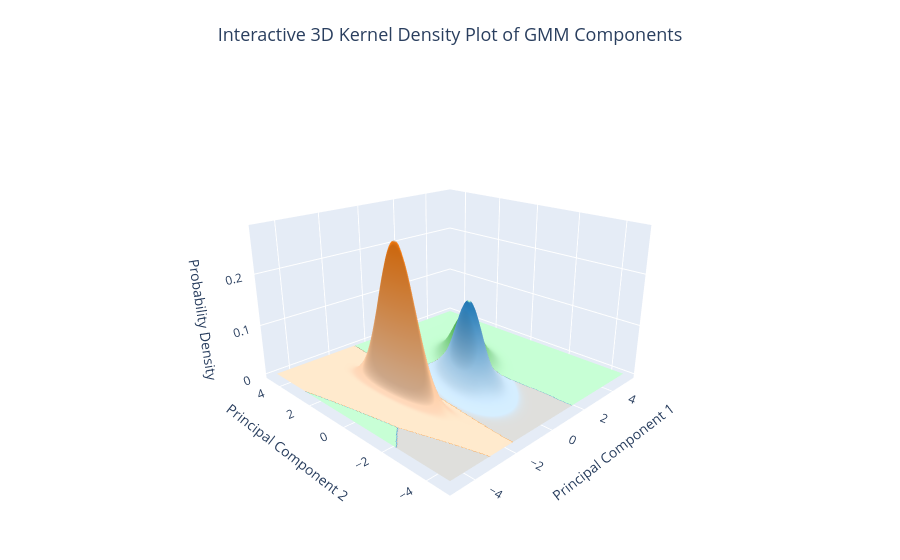

Notebook code cell kept with this figure:
### Markdown cell above
## 5. Internal 3D Visualization (Landscape Plot)

To emphasize the dimensionality of probabilities, we overlay the three `multivariate_normal` mixtures and plot their combined probabilities cumulatively scaled by mixture components `weights_`! This generates an interactive 3D terrain representation rendering GMM behavior organically.

### Code cell
import plotly.graph_objects as go
import numpy as np

# Create a wider meshgrid to ensure the entire base and all tails of the distributions are visible
x_min, x_max = X_pca[:, 0].min() - 2, X_pca[:, 0].max() + 2
y_min, y_max = X_pca[:, 1].min() - 2, X_pca[:, 1].max() + 2
# Increase resolution for a perfectly smooth surface
xx, yy = np.meshgrid(np.linspace(x_min, x_max, 300),
                     np.linspace(y_min, y_max, 300))
pos = np.dstack((xx, yy))

# Calculate raw densities for each component
Z_components = np.array([gmm.weights_[i] * multivariate_normal(gmm.means_[i], gmm.covariances_[i]).pdf(pos) for i in range(k)])

# Get the maximum density to form the landscape without blending/clipping components
Z = np.max(Z_components, axis=0)

# Determine which component dominates at each point to assign custom colors
max_component_idx = np.argmax(Z_components, axis=0)
surfacecolor = np.zeros_like(Z)
custom_colorscale = []

for i in range(k):
    # Normalize density of the current component to range [0, 1]
    Z_i = Z_components[i]
    Z_norm = (Z_i - Z_i.min()) / (Z_i.max() - Z_i.min() + 1e-9)
    
    # Shift values to [i, i+1] for the Plotly colorscale mapping
    mask = (max_component_idx == i)
    surfacecolor[mask] = i + Z_norm[mask]
    
    # Create the gradient from light color (base) to true color (peak) for the active component
    custom_colorscale.append([i / k, light_colors_list[i]])
    custom_colorscale.append([(i + 1) / k, colors[i]])

# Create an interactive 3D surface plot using Plotly
# opacity=1.0 is crucial. It completely eliminates the WebGL depth-sorting glitches
# that cause transparent objects to clip incorrectly when rotated!
fig = go.Figure(data=[go.Surface(
    z=Z, 
    x=xx, 
    y=yy, 
    surfacecolor=surfacecolor,
    cmin=0,
    cmax=k,
    colorscale=custom_colorscale, 
    showscale=False, # Disable general color bar since each hill has a totally different scale
    opacity=1.0,
    contours=dict(
        x=dict(highlight=False), # Turn off hover highlighting contours
        y=dict(highlight=False),
        z=dict(show=False, highlight=False)
    )
)])

fig.update_layout(
    title={
        'text': 'Interactive 3D Kernel Density Plot of GMM Components',
        'y': 0.95,
        'x': 0.5,
        'xanchor': 'center',
        'yanchor': 'top',
        'font': {'size': 18}
    },
    scene=dict(
        xaxis_title='Principal Component 1',
        yaxis_title='Principal Component 2',
        zaxis_title='Probability Density',
        camera=dict(eye=dict(x=-1.5, y=-1.5, z=0.8)),
        aspectratio=dict(x=1, y=1, z=0.6) # Balance the Z-axis to make peaks prominent
    ),
    autosize=True,
    margin=dict(l=0, r=0, b=0, t=50) # Tightly bound to take as much space as possible
)

fig.show()

### Figure 1 — Plotly figure (JSON) as saved in the notebook; plotly's stock layout.template omitted (floating-point values rounded to 4 significant figures; data arrays with more than 128 entries replaced by an {"elided": "..."} marker saying what was removed)
{"data": [{"cmax": 3, "cmin": 0, "colorscale": [[0, "#ffdabd"], [0.3333, "#ff7f0e"], [0.3333, "#c6dff2"], [0.6667, "#1f77b4"], [0.6667, "#b8f2c6"], [1, "#2ca02c"]], "contours": {"x": {"highlight": false}, "y": {"highlight": false}, "z": {"highlight": false, "show": false}}, "opacity": 1, "showscale": false, "surfacecolor": {"elided": "300x300 float values"}, "type": "surface", "x": {"elided": "300x300 float values"}, "y": {"elided": "300x300 float values"}, "z": {"elided": "300x300 float values"}}], "layout": {"autosize": true, "margin": {"b": 0, "l": 0, "r": 0, "t": 50}, "scene": {"aspectratio": {"x": 1, "y": 1, "z": 0.6}, "camera": {"eye": {"x": -1.5, "y": -1.5, "z": 0.8}}, "xaxis": {"title": {"text": "Principal Component 1"}}, "yaxis": {"title": {"text": "Principal Component 2"}}, "zaxis": {"title": {"text": "Probability Density"}}}, "title": {"font": {"size": 18}, "text": "Interactive 3D Kernel Density Plot of GMM Components", "x": 0.5, "xanchor": "center", "y": 0.95, "yanchor": "top"}}}
